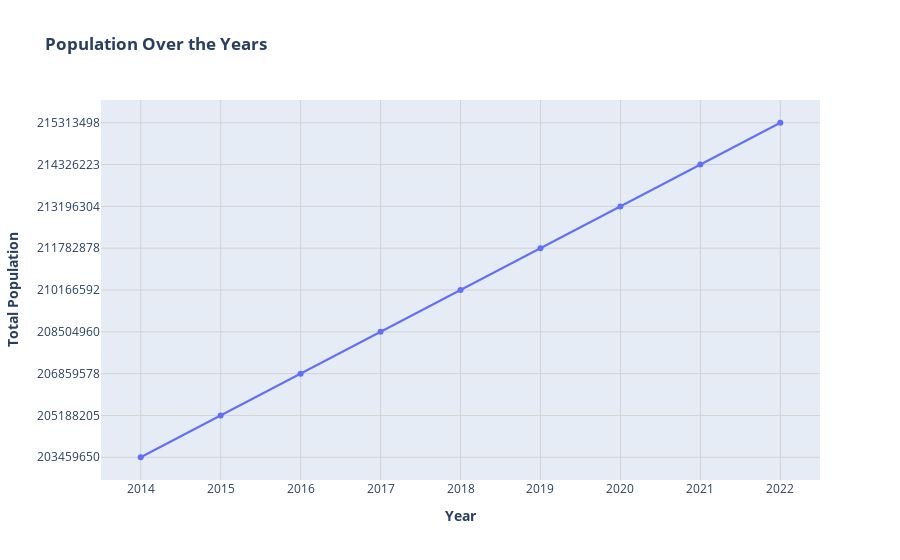

Source (notebook cell):
### Code cell
population = go.Figure()

population.add_trace(go.Scatter(x=df.iloc[1:,0], y=df.iloc[1:,1], mode='lines+markers', name='Population'))

population.update_layout(
    title='<b>Population Over the Years</b>', 
    xaxis_title='<b>Year</b>', 
    yaxis_title='<b>Total Population</b>', 
    xaxis=dict(showgrid=True, gridwidth=1, gridcolor='LightGray'),
    yaxis=dict(showgrid=True, gridwidth=1, gridcolor='LightGray')
    )

population.show()

### Figure 1 — Plotly figure (JSON) as saved in the notebook; plotly's stock layout.template omitted (floating-point values rounded to 4 significant figures)
{"data": [{"mode": "lines+markers", "name": "Population", "type": "scatter", "x": ["2014", "2015", "2016", "2017", "2018", "2019", "2020", "2021", "2022"], "y": ["203459650", "205188205", "206859578", "208504960", "210166592", "211782878", "213196304", "214326223", "215313498"]}], "layout": {"title": {"text": "<b>Population Over the Years</b>"}, "xaxis": {"gridcolor": "LightGray", "gridwidth": 1, "showgrid": true, "title": {"text": "<b>Year</b>"}}, "yaxis": {"gridcolor": "LightGray", "gridwidth": 1, "showgrid": true, "title": {"text": "<b>Total Population</b>"}}}}
